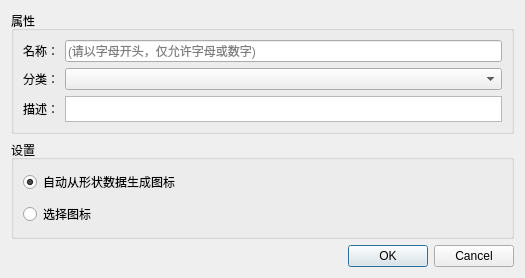
<?xml version="1.0" encoding="UTF-8"?>
<ui version="4.0">
 <class>Dialog</class>
 <widget class="QDialog" name="Dialog">
  <property name="geometry">
   <rect>
    <x>0</x>
    <y>0</y>
    <width>525</width>
    <height>278</height>
   </rect>
  </property>
  <property name="windowTitle">
   <string>图元属性</string>
  </property>
  <layout class="QGridLayout" name="gridLayout_2">
   <item row="0" column="0">
    <widget class="QGroupBox" name="groupBox">
     <property name="title">
      <string>属性</string>
     </property>
     <layout class="QGridLayout" name="gridLayout">
      <item row="0" column="0">
       <layout class="QFormLayout" name="formLayout">
        <item row="0" column="0">
         <widget class="QLabel" name="label">
          <property name="text">
           <string>名称：</string>
          </property>
         </widget>
        </item>
        <item row="0" column="1">
         <widget class="QLineEdit" name="lineEdit">
          <property name="text">
           <string/>
          </property>
          <property name="placeholderText">
           <string>(请以字母开头，仅允许字母或数字)</string>
          </property>
         </widget>
        </item>
        <item row="1" column="0">
         <widget class="QLabel" name="label_3">
          <property name="text">
           <string>分类：</string>
          </property>
         </widget>
        </item>
        <item row="1" column="1">
         <widget class="QComboBox" name="comboBox"/>
        </item>
        <item row="2" column="0">
         <widget class="QLabel" name="label_2">
          <property name="text">
           <string>描述：</string>
          </property>
         </widget>
        </item>
        <item row="2" column="1">
         <widget class="QTextEdit" name="textEdit">
          <property name="sizePolicy">
           <sizepolicy hsizetype="Preferred" vsizetype="Preferred">
            <horstretch>0</horstretch>
            <verstretch>0</verstretch>
           </sizepolicy>
          </property>
          <property name="maximumSize">
           <size>
            <width>500</width>
            <height>26</height>
           </size>
          </property>
          <property name="inputMethodHints">
           <set>Qt::ImhNone</set>
          </property>
          <property name="acceptRichText">
           <bool>false</bool>
          </property>
          <property name="placeholderText">
           <string/>
          </property>
         </widget>
        </item>
       </layout>
      </item>
     </layout>
    </widget>
   </item>
   <item row="1" column="0">
    <widget class="QGroupBox" name="groupBox_2">
     <property name="sizePolicy">
      <sizepolicy hsizetype="Expanding" vsizetype="Expanding">
       <horstretch>0</horstretch>
       <verstretch>0</verstretch>
      </sizepolicy>
     </property>
     <property name="title">
      <string>设置</string>
     </property>
     <layout class="QVBoxLayout" name="verticalLayout_3">
      <item>
       <layout class="QVBoxLayout" name="verticalLayout">
        <item>
         <widget class="QRadioButton" name="radioBtn_auto">
          <property name="sizePolicy">
           <sizepolicy hsizetype="Minimum" vsizetype="Preferred">
            <horstretch>0</horstretch>
            <verstretch>0</verstretch>
           </sizepolicy>
          </property>
          <property name="text">
           <string>自动从形状数据生成图标</string>
          </property>
          <property name="checked">
           <bool>true</bool>
          </property>
         </widget>
        </item>
        <item>
         <layout class="QHBoxLayout" name="horizontalLayout">
          <item>
           <widget class="QRadioButton" name="radioBtn_sel">
            <property name="sizePolicy">
             <sizepolicy hsizetype="Minimum" vsizetype="Preferred">
              <horstretch>0</horstretch>
              <verstretch>0</verstretch>
             </sizepolicy>
            </property>
            <property name="text">
             <string>选择图标</string>
            </property>
           </widget>
          </item>
          <item>
           <widget class="QLabel" name="label_4">
            <property name="minimumSize">
             <size>
              <width>0</width>
              <height>0</height>
             </size>
            </property>
            <property name="text">
             <string/>
            </property>
           </widget>
          </item>
         </layout>
        </item>
       </layout>
      </item>
     </layout>
    </widget>
   </item>
   <item row="2" column="0">
    <widget class="QDialogButtonBox" name="buttonBox">
     <property name="standardButtons">
      <set>QDialogButtonBox::Cancel|QDialogButtonBox::Ok</set>
     </property>
    </widget>
   </item>
  </layout>
 </widget>
 <resources/>
 <connections/>
</ui>
